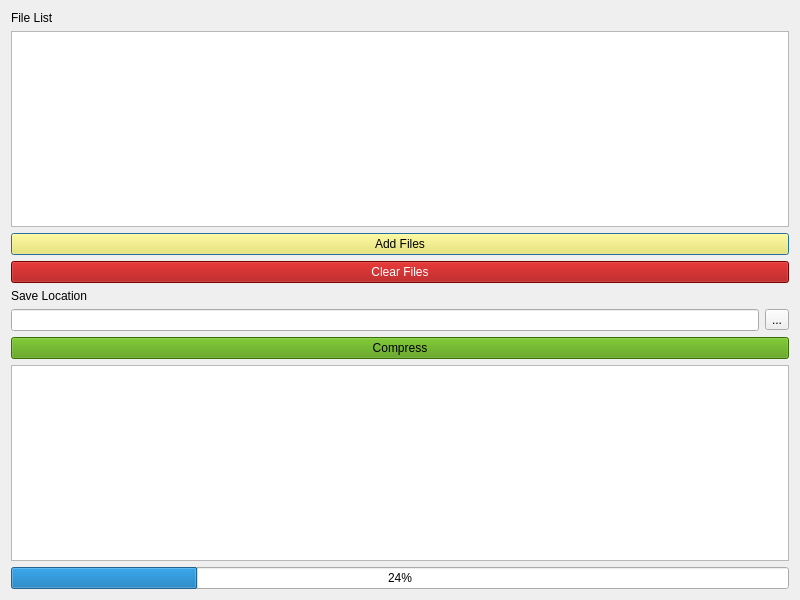
<?xml version="1.0" encoding="UTF-8"?>
<ui version="4.0">
 <class>CompressWindow</class>
 <widget class="QDialog" name="CompressWindow">
  <property name="geometry">
   <rect>
    <x>0</x>
    <y>0</y>
    <width>800</width>
    <height>600</height>
   </rect>
  </property>
  <property name="windowTitle">
   <string>Frog Archiver - Compress Files</string>
  </property>
  <layout class="QVBoxLayout" name="verticalLayout">
   <item>
    <widget class="QLabel" name="label">
     <property name="text">
      <string>File List</string>
     </property>
    </widget>
   </item>
   <item>
    <widget class="QListWidget" name="listWidget"/>
   </item>
   <item>
    <widget class="QPushButton" name="addFilesButton">
     <property name="styleSheet">
      <string notr="true">background-color: rgb(252, 233, 79);</string>
     </property>
     <property name="text">
      <string>Add Files</string>
     </property>
    </widget>
   </item>
   <item>
    <widget class="QPushButton" name="clearListButton">
     <property name="styleSheet">
      <string notr="true">background-color: rgb(164, 0, 0);
color: rgb(255, 255, 255);</string>
     </property>
     <property name="text">
      <string>Clear Files</string>
     </property>
    </widget>
   </item>
   <item>
    <widget class="QLabel" name="label_2">
     <property name="text">
      <string>Save Location</string>
     </property>
    </widget>
   </item>
   <item>
    <layout class="QHBoxLayout" name="horizontalLayout">
     <item>
      <widget class="QLineEdit" name="saveLocation">
       <property name="readOnly">
        <bool>true</bool>
       </property>
      </widget>
     </item>
     <item>
      <widget class="QToolButton" name="saveAsButton">
       <property name="text">
        <string>...</string>
       </property>
      </widget>
     </item>
    </layout>
   </item>
   <item>
    <widget class="QPushButton" name="embedButton">
     <property name="styleSheet">
      <string notr="true">background-color: rgb(78, 154, 6);
qproperty-icon:: url(:/assets/1455813976_add-files-to-archive.png)</string>
     </property>
     <property name="text">
      <string>Compress</string>
     </property>
    </widget>
   </item>
   <item>
    <widget class="QTextEdit" name="textEdit">
     <property name="styleSheet">
      <string notr="true">color: rgb(78, 154, 6);</string>
     </property>
     <property name="readOnly">
      <bool>true</bool>
     </property>
    </widget>
   </item>
   <item>
    <widget class="QProgressBar" name="progressBar">
     <property name="styleSheet">
      <string notr="true"/>
     </property>
     <property name="value">
      <number>24</number>
     </property>
    </widget>
   </item>
  </layout>
 </widget>
 <resources/>
 <connections/>
</ui>
